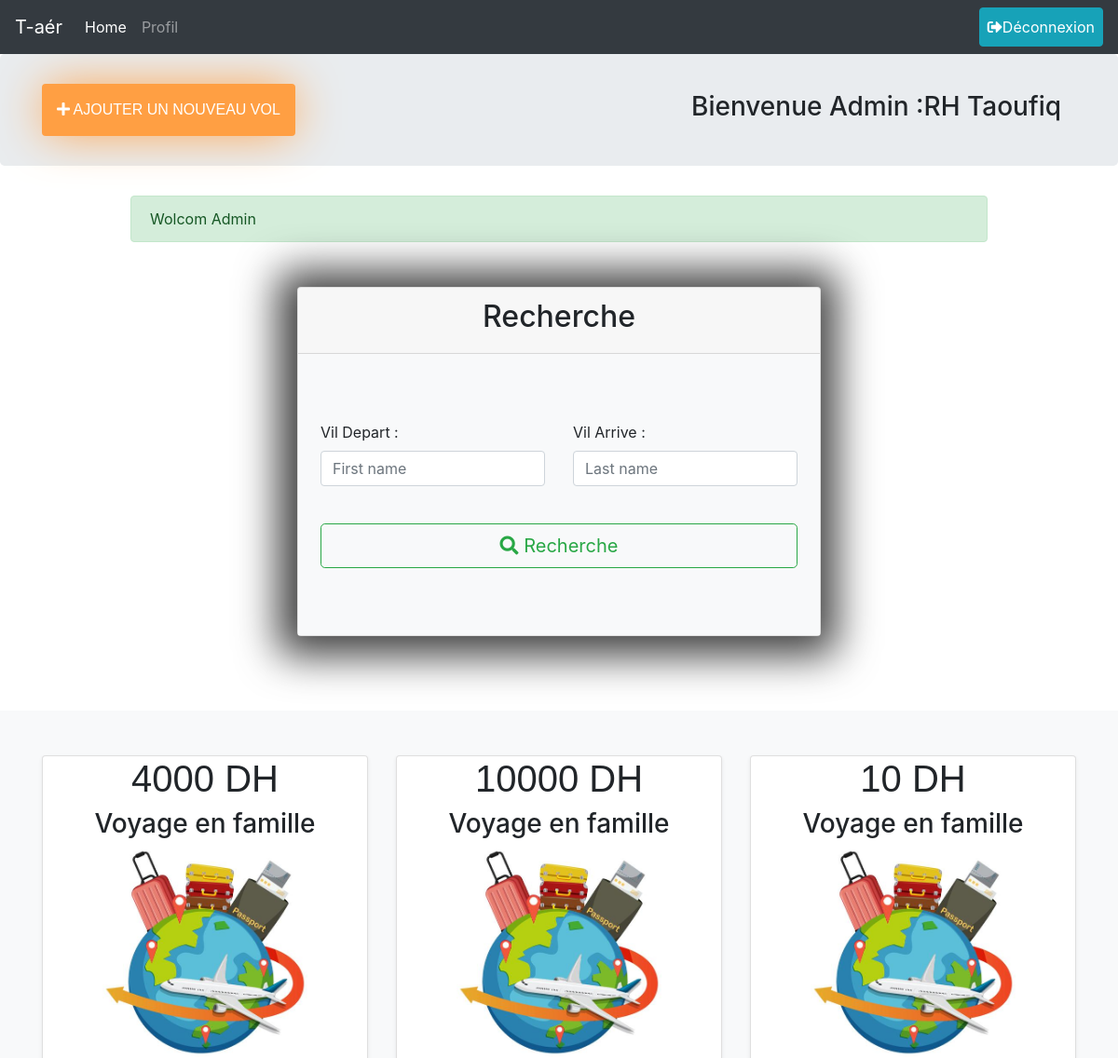
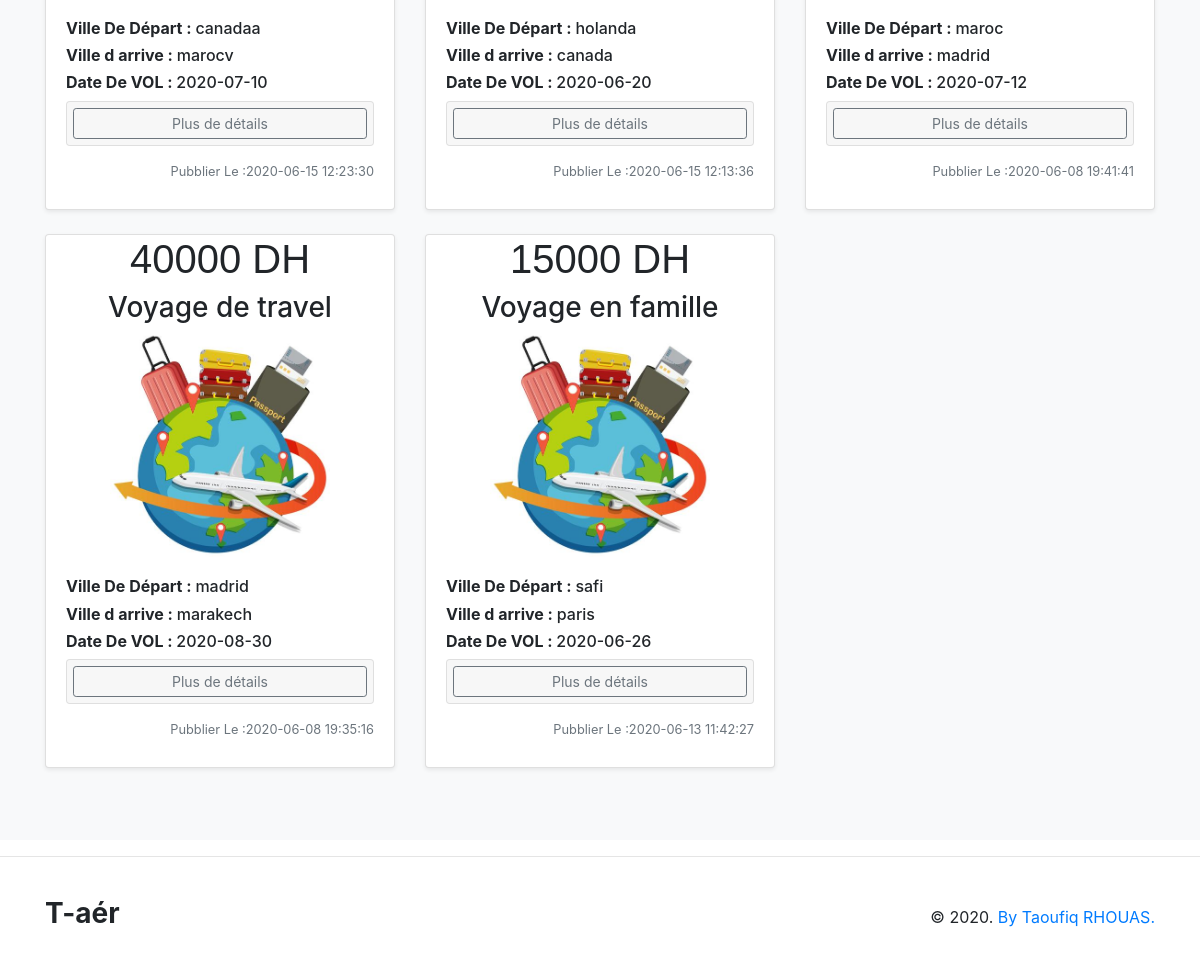
Screenshot of /views/admin.php (signed in) with the database file from the repository (2 pictures, top to bottom).
### tables this page shows
CREATE TABLE `vols` (
  `id_vol` int(11) NOT NULL,
  `nam` varchar(60) NOT NULL,
  `price` float NOT NULL,
  `image` text NOT NULL,
  `date_created` timestamp NOT NULL DEFAULT current_timestamp() ON UPDATE current_timestamp(),
  `pays_depart` varchar(60) NOT NULL,
  `pays_arrive` varchar(60) NOT NULL,
  `date_vol` date NOT NULL,
  `hour_vol` int(11) NOT NULL,
  `minute_vol` int(11) NOT NULL,
  `nb_place_initial` int(11) NOT NULL,
  `nb_place_rest` int(11) NOT NULL,
  `statu_vol` varchar(10) NOT NULL,
  `id_admin_created` int(11) NOT NULL
);

### models/Vol.php (called while the page is built, shortened)
<?php
	class Vol {
		static public function getAllActive(){
			$date1 = new DateTime;
            $dateMoins1 = new DateTime('-1 day');
            $dateMoins1 = $dateMoins1->format('Y-m-d') ;
            $stmt = DB::connect()->prepare("SELECT * FROM `vols` WHERE `date_vol` > '{$dateMoins1}' AND `statu_vol` = 'active' AND nb_place_rest > 0  ORDER BY `vols`.`id_vol` DESC");
			$stmt ->execute();
			return $stmt->fetchAll();
		}
	}
?>

### database/DB.php (called while the page is built)
<?php
	class DB{
		static public function connect(){
			$db = new PDO("mysql:host=localhost;dbname=db_app_vol_aeriens","root","");
			$db ->exec("set names utf8");
			$db ->setAttribute(PDO::ATTR_ERRMODE,PDO::ERRMODE_WARNING);
			return $db;
		}
	}
?>

### controllers/VolsController.php (called while the page is built, shortened)
<?php
include_once('../database/DB.php');
include_once('../models/Vol.php');
	class VolsController{
		public function getAllVolActive(){
			$vols = Vol::getAllActive();
			return $vols;
		}
	}
?>

### views/admin.php (the view, shortened to what this page needs)
<?php
	include_once('../views/includes/header.php');
	include_once('../controllers/VolsController.php');
	include_once('../database/DB.php');
	include_once('../models/vol.php');
    $data = new VolsController();
	$volsActive = $data->getAllVolActive();
?>
<link rel="stylesheet" href="../public/css/style_for_all.css">
</head>
<body>
    <nav class="navbar navbar-expand-lg navbar-dark bg-dark nav_header">
        <a class="navbar-brand" href="index.php">T-aér</a>
        <div class="collapse navbar-collapse" id="navbarSupportedContent">
            <ul class="navbar-nav mr-auto">
                <li class="nav-item active">
                    <a class="nav-link" href="admin.php">Home <span class="sr-only">(current)</span></a>
                </li>
                <li class="nav-item ">
                    <a class="nav-link" href="profil_admin.php">Profil</a>
                </li>
            </ul>
            <div class="form-inline my-2 my-lg-0">
                <a href="<?php echo "../controllers/LogOut.php" ?>" class="btn btn-info p-2"><i class="fas fa-sign-out-alt"></i>Déconnexion</a>
            </div>
        </div>
    </nav>
    <section class="jumbotron p-4">
        <div class="container">
            <div class="row">
                <div class="col-sm">
                    <a href="add_vol.php" class="btn btn-primary my-2 p-3 button_add_vol"><i class="fas fa-plus"></i> AJOUTER UN NOUVEAU VOL</a>
                </div>
                <div class="col-sm">
                <center>
                    <?php
                        echo '<h3 class="ml-4 float-right my-0 p-3"> Bienvenue Admin :' . $_SESSION['nameUser'] . ' ' . $_SESSION['prenomUser'] .'</h3>';
                    ?>
                </center>
                </div>
            </div>
        </div>
    </section>
	<div class="container">
		<div class="row my-4">
			<div class="col-md-10 mx-auto">
				<?php include('../views/includes/alerts.php');?>
			</div>
		</div>
	</div>
    <div>
        <div class="my-2 p-2 pb-5">
            <div class="col-md-6 mx-auto">
                <div class="card shadow_div_sherch mb-4">
                    <div class="card-header" ><center><h2>Recherche </h2></center></div>
                    <div class="card-body bg-light">
                        <form class="my-5 mx-md-0 p-1" method='POST' action="recherche.php">
                            <div class="row">
                                <div class="col-md-6 mb-3">
                                    <label for="text">Vil Depart :</label>
                                    <input type="text" name="vilDepart" class="form-control" id="vilDepart" placeholder="First name" required>
                                </div>
                                <div class="col-md-6 mb-3">
                                    <label for="text">Vil Arrive :</label>
                                    <input type="text" name="vilArive" class="form-control" id="vilArive" placeholder="Last name" required>
                                </div>
                            </div><br>
                            <button class="btn btn-outline-success btn-lg btn-block" type="submit"  name="submit" id="btnsubmit2"><i class="fas fa-search"></i> Recherche</button>
                        </form>
                    </div>
                </div>
            </div>
        </div>
    </div>
<div class="album py-5 bg-light">
    <div class="container">
        <div class="row">
            <?php
                $colapsContur = 1;
                foreach ($volsActive as $volActive):
                    echo '
                    <div class="col-md-4">
                        <div class="card mb-4 shadow-sm">
                            <div  class="bd-placeholder-img card-img-top"  width="100%" height="225">
                                <center>
                                    <strong><h1 class="fnt_fmly_cursive">'. $volActive["price"] .' DH </h1></strong>
                                    <h3>' . $volActive["nam"] . '</h3>
                                    <img src="../public/images/'.$volActive["image"].'" width="auto" height="225" alt="Img De Voll">
                                </center>
                            </div>
                            <div class="card-body">
                                <h6><strong>Ville De Départ : </strong>' . $volActive["pays_depart"] .'</h6>
                                <h6><strong>Ville d arrive : </strong>' . $volActive["pays_arrive"] .'</h6>
                                <h6><strong>Date De VOL : </strong>' . $volActive["date_vol"] .'</h6>
                                <div class="accordion mb-3 mt-2" id="accordionExample">
                                    <div class="card">
                                        <div class="card-header" id="headingOne" style="padding: 6px;">
                                            <button type="button" class="btn btn-sm btn-outline-secondary btn-block" data-toggle="collapse" data-target="#collapse'.$colapsContur.'" aria-expanded="false" aria-controls="collapseOne">Plus de détails</button>
                                        </div>
                                        <div id="collapse'.$colapsContur.'" class="collapse" aria-labelledby="headingOne" data-parent="#accordionExample">
                                                <h6><strong>Hour : </strong>' . $volActive["hour_vol"] .'h,' . $volActive["minute_vol"] .'min</h6>
                                                <h6><strong>Nombre De Plasse : </strong>' . $volActive["nb_place_initial"] .'</h6>
                                                <h6><strong>Nombre De Reste : </strong>' . $volActive["nb_place_rest"] .'</h6>
                                                <h6><strong>Price : </strong>' . $volActive["price"] .'</h6>
                                                <h6><strong>ID Voll : </strong>' . $volActive["id_vol"] .'</h6>
                                                <h6><strong>ID ADMIN CREER : </strong>' . $volActive["id_admin_created"] .'</h6>
                                                    <input type="hidden" name="id" value='.$volActive["id_vol"].'>
                                        </div>
                                    </div>
                                </div>
                                <div class="d-flex justify-content-between align-items-center">
                                    <small class="text-muted mb-2">Pubblier Le :'. $volActive["date_created"] .'</small>
                                </div>
                            </div>
                        </div>
                    </div>';
                    $colapsContur ++;
                endforeach;
            ?>
        </div>
    </div>
</div>
<?php
	include_once('../views/includes/footer.php');
?>

### public/css/style_for_all.css (style rules this page uses)
.fnt_fmly_cursive { font-family : cursive, sans-serif }
.shadow_div_sherch { -webkit-box-shadow: -2px 2px 44px 19px rgba(0,0,0,0.75); -moz-box-shadow: -2px 2px 44px 19px rgba(0,0,0,0.75); box-shadow: -2px 2px 44px 19px rgba(0,0,0,0.75); }
.nav_header { position: sticky;top: 0;z-index: 1071; }
.button_add_vol { font-family: cursive, sans-serif; background-color: #ff9f43; border: none; -webkit-box-shadow: 0px 0px 51px -4px rgba(255,159,67,1); -moz-box-shadow: 0px 0px 51px -4px rgba(255,159,67,1); box-shadow: 0px 0px 51px -4px rgba(255,159,67,1); }

### views/admin.php (style rules this page uses)
.button_add_vol { font-family: cursive, sans-serif; background-color: #ff9f43; border: none; -webkit-box-shadow: 0px 0px 51px -4px rgba(255,159,67,1); -moz-box-shadow: 0px 0px 51px -4px rgba(255,159,67,1); box-shadow: 0px 0px 51px -4px rgba(255,159,67,1); }

### rows the page displays
vols: price "4000", nam "Voyage en famille", image (picture), pays_depart "canadaa", pays_arrive "marocv", date_vol "2020-07-10", date_created "2020-06-15 12:23:30"
vols: price "10000", nam "Voyage en famille", image (picture), pays_depart "holanda", pays_arrive "canada", date_vol "2020-06-20", date_created "2020-06-15 12:13:36"
vols: price "10", nam "Voyage en famille", image (picture), pays_depart "maroc", pays_arrive "madrid", date_vol "2020-07-12", date_created "2020-06-08 19:41:41"
vols: price "40000", nam "Voyage de travel", image (picture), pays_depart "madrid", pays_arrive "marakech", date_vol "2020-08-30", date_created "2020-06-08 19:35:16"
vols: price "15000", nam "Voyage en famille", image (picture), pays_depart "safi", pays_arrive "paris", date_vol "2020-06-26", date_created "2020-06-13 11:42:27"

### other values shown
$_SESSION['nameUser'] "RH"
$_SESSION['prenomUser'] "Taoufiq"
$_COOKIE['success'] "Wolcom Admin"
